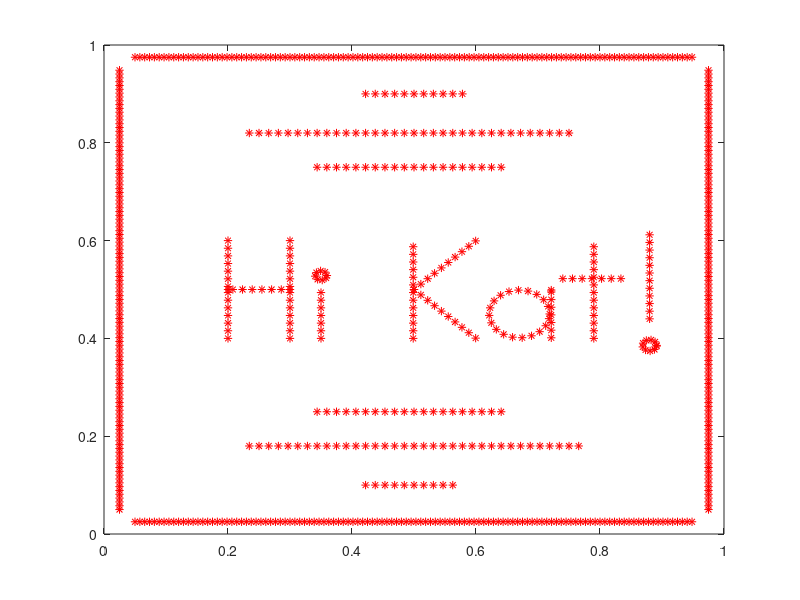
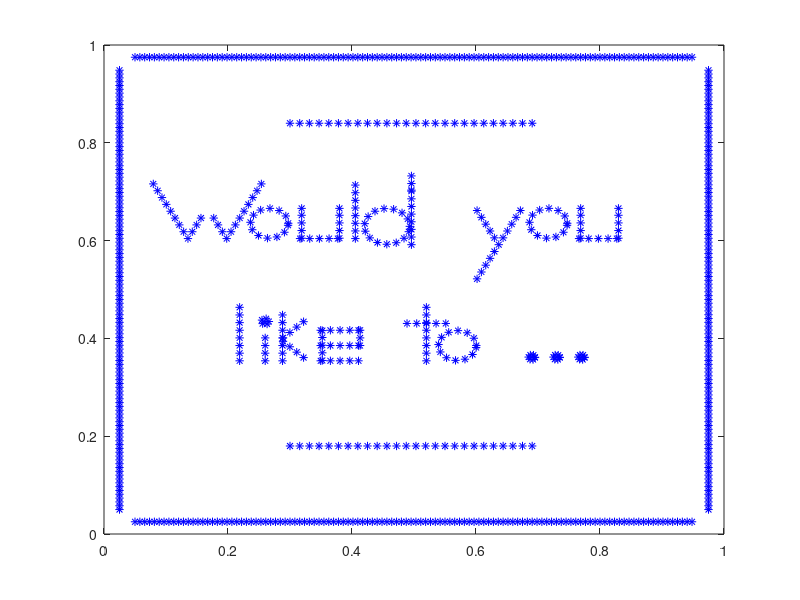
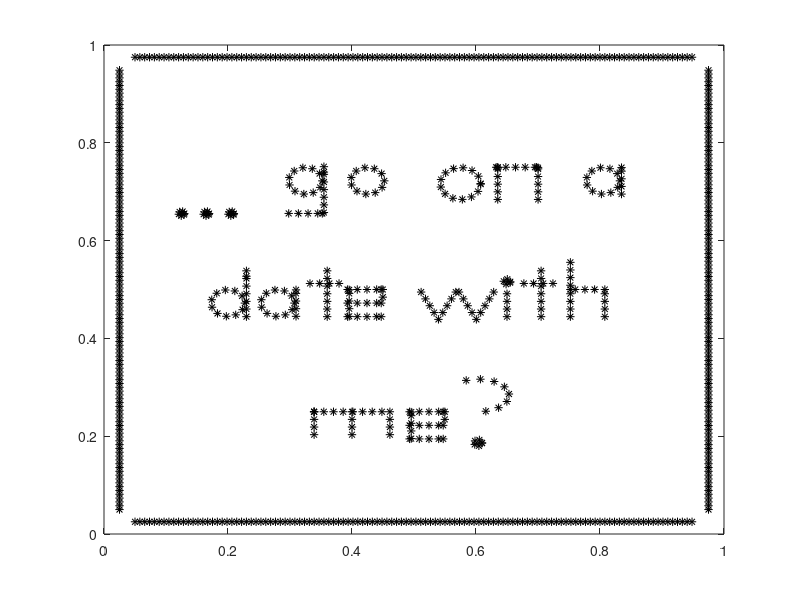

The MATLAB source for these figures, in order:
%-------------------------------------------------------------------------------------------------------------------%
%
% IB2d is an Immersed Boundary Code (IB) for solving fully coupled non-linear 
% 	fluid-structure interaction models. This version of the code is based off of
%	Peskin's Immersed Boundary Method Paper in Acta Numerica, 2002.
%
% Author: Nicholas A. Battista
% Email:  nick.battista@unc.edu
% Date Created: May 27th, 2015
% Institution: UNC-CH
%
% This code is capable of creating Lagrangian Structures using:
% 	1. Springs
% 	2. Beams (*torsional springs)
% 	3. Target Points
%	4. Muscle-Model (combined Force-Length-Velocity model, "HIll+(Length-Tension)")
%
% One is able to update those Lagrangian Structure parameters, e.g., spring constants, resting %%	lengths, etc
% 
% There are a number of built in Examples, mostly used for teaching purposes. 
% 
% If you would like us %to add a specific muscle model, please let Nick (nick.battista@unc.edu) know.
%
%--------------------------------------------------------------------------------------------------------------------%

%%%%%%%%%%%%%%%%%%%%%%%%%%%%%%%%%%%%%%%%%%%%%%%%%%%%%%%%%%%%%%%%%%%%%%%%%%%%%%%%%%%%%%
%
% FUNCTION: creates the RUBBERBAND-EXAMPLE geometry and prints associated input files
%
%%%%%%%%%%%%%%%%%%%%%%%%%%%%%%%%%%%%%%%%%%%%%%%%%%%%%%%%%%%%%%%%%%%%%%%%%%%%%%%%%%%%%%

function Dear_KC()

%
% Grid Parameters (MAKE SURE MATCHES IN input2d !!!)
%
Nx =  32;        % # of Eulerian Grid Pts. in x-Direction (MUST BE EVEN!!!)
Ny =  32;        % # of Eulerian Grid Pts. in y-Direction (MUST BE EVEN!!!)
Lx = 1.0;        % Length of Eulerian Grid in x-Direction
Ly = 1.0;        % Length of Eulerian Grid in y-Direction
ds = Lx/(2*Nx);  % Spatial step!


% Immersed Structure Geometric / Dynamic Parameters %
N = 2*Nx;        % Number of Lagrangian Pts. (2x resolution of Eulerian grid)
ds_Rest = 0;     % Resting length of springs
struct_name = 'dear_KC'; % Name for .vertex, .spring, etc files.

% Line on top and bottom of geometry
ds2 = 0.5*ds;
xLine = Lx/20:ds2:0.95*Lx;
yLineB = 0.025*Lx*ones(1,length(xLine));
yLineT= 0.975*Lx*ones(1,length(xLine));

xSq = [xLine xLine yLineB yLineT];
ySq = [yLineB yLineT xLine xLine];

% Call function to construct geometry
[x1,y1] = give_Me_Immsersed_Boundary_Geometry_1(Lx,Nx,ds);
x1 = [x1 xSq];
y1 = [y1 ySq];

% Call function to construct geometry
[x2,y2] = give_Me_Immsersed_Boundary_Geometry_2(Lx,Nx,ds);
x2 = [x2 xSq];
y2 = [y2 ySq];

% Call function to construct geometry
[x3,y3] = give_Me_Immsersed_Boundary_Geometry_3(Lx,Nx,ds);
x3 = [x3 xSq];
y3 = [y3 ySq];

size(x1)
size(x2)
size(x3)

% Plot Geometry to test BEFORE taking out pts.
figure(1)
plot(x1,y1,'r*'); hold on;
axis([0 Lx 0 Ly]);

figure(2)
plot(x2,y2,'b*'); hold on;
axis([0 Lx 0 Ly]);

figure(3)
plot(x3,y3,'k*'); hold on;
axis([0 Lx 0 Ly]);


% Print files to .txt files
please_Print_Vertices_To_File(x1,y1,x2,y2,x3,y3)

% Prints .vertex file!
print_Lagrangian_Vertices(x1,y1,struct_name);


% Prints .spring file!
%k_Spring = 1e7;
%print_Lagrangian_Springs(xLag,yLag,k_Spring,ds_Rest,struct_name);


% Prints .beam file!
%k_Beam = 0.5; C = 0.0;
%print_Lagrangian_Beams(xLag,yLag,k_Beam,C,struct_name);


% Prints .target file!
k_Target = 5e6;
print_Lagrangian_Target_Pts(x1,k_Target,struct_name);

%%%%%%%%%%%%%%%%%%%%%%%%%%%%%%%%%%%%%%%%%%%%%%%%%%%%%%%%%%%%%%%%%%%%%%%%
%
% FUNCTION: prints VERTEX points to a file called rubberband.vertex
%
%%%%%%%%%%%%%%%%%%%%%%%%%%%%%%%%%%%%%%%%%%%%%%%%%%%%%%%%%%%%%%%%%%%%%%%%

function print_Lagrangian_Vertices(xLag,yLag,struct_name)

    N = length(xLag);

    vertex_fid = fopen([struct_name '.vertex'], 'w');

    fprintf(vertex_fid, '%d\n', N );

    %Loops over all Lagrangian Pts.
    for s = 1:N
        X_v = xLag(s);
        Y_v = yLag(s);
        fprintf(vertex_fid, '%1.16e %1.16e\n', X_v, Y_v);
    end

    fclose(vertex_fid); 
    
    %%%%%%%%%%%%%%%%%%%%%%%%%%%%%%%%%%%%%%%%%%%%%%%%%%%%%%%%%%%%%%%%%%%%%%%%
%
% FUNCTION: prints Vertex points to a file called rubberband.vertex
%
%%%%%%%%%%%%%%%%%%%%%%%%%%%%%%%%%%%%%%%%%%%%%%%%%%%%%%%%%%%%%%%%%%%%%%%%

function print_Lagrangian_Target_Pts(xLag,k_Target,struct_name)

    N = length(xLag);

    target_fid = fopen([struct_name '.target'], 'w');

    fprintf(target_fid, '%d\n', N );

    %Loops over all Lagrangian Pts.
    for s = 1:N
        if s > 284
            k_Target = 2e9;
        end
        fprintf(target_fid, '%d %1.16e\n', s, k_Target);
    end

    fclose(target_fid); 
    
    
%%%%%%%%%%%%%%%%%%%%%%%%%%%%%%%%%%%%%%%%%%%%%%%%%%%%%%%%%%%%%%%%%%%%%%%%%%%%%%%%%%%%%
%
% FUNCTION: prints BEAM (Torsional Spring) points to a file called rubberband.beam
%
%%%%%%%%%%%%%%%%%%%%%%%%%%%%%%%%%%%%%%%%%%%%%%%%%%%%%%%%%%%%%%%%%%%%%%%%%%%%%%%%%%%%%

function print_Lagrangian_Beams(xLag,yLag,k_Beam,C,struct_name)

    % k_Beam: beam stiffness
    % C: beam curvature
    
    N = length(xLag); % NOTE: Total number of beams = Number of Total Lag Pts. - 2

    beam_fid = fopen([struct_name '.beam'], 'w');

    fprintf(beam_fid, '%d\n', N );

    %spring_force = kappa_spring*ds/(ds^2);

    %BEAMS BETWEEN VERTICES
    for s = 2:N-1
            if  s <= N-1         
                fprintf(beam_fid, '%d %d %d %1.16e %1.16e\n',s-1, s, s+1, k_Beam, C);  
            else
                %Case s=N
                fprintf(beam_fid, '%d %d %d %1.16e %1.16e\n',s-1, s, 1,   k_Beam, C);  
            end
    end
    fclose(beam_fid); 


%%%%%%%%%%%%%%%%%%%%%%%%%%%%%%%%%%%%%%%%%%%%%%%%%%%%%%%%%%%%%%%%%%%%%%%%
%
% FUNCTION: prints SPRING points to a file called rubberband.spring
%
%%%%%%%%%%%%%%%%%%%%%%%%%%%%%%%%%%%%%%%%%%%%%%%%%%%%%%%%%%%%%%%%%%%%%%%%

function print_Lagrangian_Springs(xLag,yLag,k_Spring,ds_Rest,struct_name)

    N = length(xLag);

    spring_fid = fopen([struct_name '.spring'], 'w');

    fprintf(spring_fid, '%d\n', N );

    %spring_force = kappa_spring*ds/(ds^2);

    %SPRINGS BETWEEN VERTICES
    for s = 1:N
            if s < N         
                fprintf(spring_fid, '%d %d %1.16e %1.16e\n', s, s+1, k_Spring, ds_Rest);  
            else
                %Case s=N
                fprintf(spring_fid, '%d %d %1.16e %1.16e\n', s, 1,   k_Spring, ds_Rest);  
            end
    end
    fclose(spring_fid); 
    
    

%%%%%%%%%%%%%%%%%%%%%%%%%%%%%%%%%%%%%%%%%%%%%%%%%%%%%%%%%%%%%%%%%%%%%%%%
%
% FUNCTION: creates the Lagrangian structure geometry for PHASE 1
%           msg: "Hi KC!!"
%
%%%%%%%%%%%%%%%%%%%%%%%%%%%%%%%%%%%%%%%%%%%%%%%%%%%%%%%%%%%%%%%%%%%%%%%%

function [xLag,yLag] = give_Me_Immsersed_Boundary_Geometry_1(Lx,Nx,ds)

% The immsersed structure message #1: Hi KC!! %
len = Lx/5;

xC = -Lx/4;
yC = -Lx/2;
[xH,yH] = give_Me_The_Letter_Please(ds,len,'H',xC,yC);
[xi,yi] = give_Me_The_Letter_Please(ds,len,'i',xC-0.1,yC);
[xK,yK] = give_Me_The_Letter_Please(ds,len,'K',xC-0.3,yC);
%[xCap,yCap] = give_Me_The_Letter_Please(ds,len,'C',xC-0.46,yC);
[xa,ya] = give_Me_The_Letter_Please(ds,len,'a',xC-0.42,yC);
[xt,yt] = give_Me_The_Letter_Please(ds,len,'t',xC-0.54,yC);
%[xEx1,yEx1] = give_Me_The_Letter_Please(ds,1.2*len,'!',xC-0.54,yC);
[xEx2,yEx2] = give_Me_The_Letter_Please(ds,1.2*len,'!',xC-0.63,yC);

xBL2 =  0:ds:Lx/4+3*ds;  xBL2 = xBL2 + 3/8*Lx - 2*ds;
yTL2 =  0.75*ones(1,length(xBL2));
yBL2 =  0.25*ones(1,length(xBL2));

xBL = 0:ds:Lx/2+2*ds; xBL = xBL + Lx/4 - ds;
yTL = 0.82*ones(1,length(xBL));
yBL = 0.18*ones(1,length(xBL));

xBL3 = 0:ds:Lx/8+2*ds; xBL3 = xBL3 + 7/16*Lx -ds;
yBL3 = 0.9*ones(1,length(xBL3));
yTL3 = 0.1*ones(1,length(xBL3));


xLag = [xH xi xK xa xt xEx2 xBL xBL2 xBL3 xBL(1:end-1) xBL2 xBL3(1:end-1)];
yLag = [yH yi yK ya yt yEx2 yBL yBL2 yBL3 yTL(1:end-1) yTL2 yTL3(1:end-1)];

% plot(xH,yH,'r*'); hold on;
% plot(xi,yi,'r*'); hold on;
% plot(xK,yK,'r*'); hold on;
% plot(xa,ya,'r*'); hold on;
% plot(xt,yt,'r*'); hold on;
% plot(xEx2,yEx2,'r*'); hold on;
% axis([0 Lx 0 Lx]);


%%%%%%%%%%%%%%%%%%%%%%%%%%%%%%%%%%%%%%%%%%%%%%%%%%%%%%%%%%%%%%%%%%%%%%%%
%
% FUNCTION: creates the Lagrangian structure geometry for PHASE 2
%           msg: "Would you like to ..."
%
%%%%%%%%%%%%%%%%%%%%%%%%%%%%%%%%%%%%%%%%%%%%%%%%%%%%%%%%%%%%%%%%%%%%%%%%

function [xLag,yLag] = give_Me_Immsersed_Boundary_Geometry_2(Lx,Nx,ds)

% The immsersed structure message #1: Hi KC!! %
len = Lx/8;

xC = -Lx/6;
yC = -2*Lx/3;
[xW,yW] = give_Me_The_Letter_Please(ds,len,'W',xC,yC);
[xo,yo] = give_Me_The_Letter_Please(ds,len,'o',xC-0.1,yC);
[xu,yu] = give_Me_The_Letter_Please(ds,len,'u',xC-0.18,yC);
[xl,yl] = give_Me_The_Letter_Please(ds,len,'l',xC-0.27,yC);
[xd,yd] = give_Me_The_Letter_Please(ds,1.2*len,'d',xC-0.29,yC);

[xy,yy] = give_Me_The_Letter_Please(ds,1.2*len,'y',xC-0.47,yC);
[xo2,yo2] = give_Me_The_Letter_Please(ds,len,'o',xC-0.55,yC);
[xu2,yu2] = give_Me_The_Letter_Please(ds,len,'u',xC-0.63,yC);

xC = -Lx/4;
yC = -1*Lx/4 - Lx/6;
[xl2,yl2] = give_Me_The_Letter_Please(ds,len,'l',xC,yC);
[xi,yi] = give_Me_The_Letter_Please(ds,len,'i',xC-0.01,yC);
[xk,yk] = give_Me_The_Letter_Please(ds,len,'k',xC-0.07,yC);
[xe,ye] = give_Me_The_Letter_Please(ds,len,'e',xC-0.13,yC);

[xt,yt] = give_Me_The_Letter_Please(ds,len,'t',xC-0.27,yC);
[xo3,yo3] = give_Me_The_Letter_Please(ds,len,'o',xC-0.32,yC);

yC = -1*Lx/5 - Lx/6;
[xo4,yo4] = give_Me_The_Letter_Please(ds/3,len/6,'o',xC-0.44,yC);
[xo5,yo5] = give_Me_The_Letter_Please(ds/3,len/6,'o',xC-0.48,yC);
[xo6,yo6] = give_Me_The_Letter_Please(ds/3,len/6,'o',xC-0.52,yC);

xBL = 0:ds:Lx/2.5; xBL = xBL + 3/10*Lx;
yTL = 0.84*ones(1,length(xBL));
yBL = 0.18*ones(1,length(xBL));


xLag = [xW xo xu xl xd xy xo2 xu2 xl2 xi xk xe xt xo3 xo4 xo5 xo6 xBL xBL];
yLag = [yW yo yu yl yd yy yo2 yu2 yl2 yi yk ye yt yo3 yo4 yo5 yo6 yTL yBL];

% plot(xW,yW,'r*'); hold on;
% plot(xo,yo,'r*'); hold on;
% plot(xu,yu,'r*'); hold on;
% plot(xl,yl,'r*'); hold on;
% plot(xd,yd,'r*'); hold on;
% 
% plot(xy,yy,'r*'); hold on;
% plot(xo2,yo2,'r*'); hold on;
% plot(xu2,yu2,'r*'); hold on;
% 
% plot(xl2,yl2,'r*'); hold on;
% plot(xi,yi,'r*'); hold on;
% plot(xk,yk,'r*'); hold on;
% plot(xe,ye,'r*'); hold on;
% 
% plot(xt,yt,'r*'); hold on;
% plot(xo3,yo3,'r*'); hold on;
% 
% plot(xo4,yo4,'r*'); hold on;
% plot(xo5,yo5,'r*'); hold on;
% plot(xo6,yo6,'r*'); hold on;
% axis([0 Lx 0 Lx]);



%%%%%%%%%%%%%%%%%%%%%%%%%%%%%%%%%%%%%%%%%%%%%%%%%%%%%%%%%%%%%%%%%%%%%%%%
%
% FUNCTION: creates the Lagrangian structure geometry for PHASE 2
%           msg: "Would you like to ..."
%
%%%%%%%%%%%%%%%%%%%%%%%%%%%%%%%%%%%%%%%%%%%%%%%%%%%%%%%%%%%%%%%%%%%%%%%%

function [xLag,yLag] = give_Me_Immsersed_Boundary_Geometry_3(Lx,Nx,ds)

% The immsersed structure message #1: Hi KC!! %
len = Lx/9;

xC = -Lx/8;
yC = -3*Lx/4;
shift = 0.2;

[xo4,yo4] = give_Me_The_Letter_Please(ds/3,len/6,'o',xC,yC+0.09);
[xo5,yo5] = give_Me_The_Letter_Please(ds/3,len/6,'o',xC-0.04,yC+0.09);
[xo6,yo6] = give_Me_The_Letter_Please(ds/3,len/6,'o',xC-0.08,yC+0.09);

[xg,yg] = give_Me_The_Letter_Please(ds,len,'g',xC-shift,yC);
[xo,yo] = give_Me_The_Letter_Please(ds,len,'o',xC-0.1-shift,yC);

[xo2,yo2] = give_Me_The_Letter_Please(ds,1.2*len,'o',xC-0.25-shift,yC);
[xn,yn] = give_Me_The_Letter_Please(ds,1.2*len,'n',xC-0.34-shift,yC);

[xa,ya] = give_Me_The_Letter_Please(ds,len,'a',xC-0.48-shift,yC);


xC = -Lx/5;
yC = -Lx/2;
[xd,yd] = give_Me_The_Letter_Please(ds,len,'d',xC,yC);
[xa2,ya2] = give_Me_The_Letter_Please(ds,len,'a',xC-0.08,yC);
[xt,yt] = give_Me_The_Letter_Please(ds,len,'t',xC-0.16,yC);
[xe,ye] = give_Me_The_Letter_Please(ds,len,'e',xC-0.22,yC);

[xw,yw] = give_Me_The_Letter_Please(ds,1.1*len,'w',xC-0.37,yC);
[xi,yi] = give_Me_The_Letter_Please(ds,len,'i',xC-0.45,yC);
[xt2,yt2] = give_Me_The_Letter_Please(ds,len,'t',xC-0.505,yC);
[xh,yh] = give_Me_The_Letter_Please(ds,len,'h',xC-0.58,yC);

xC = -Lx/2.5;
yC = -Lx/4;
[xm,ym] = give_Me_The_Letter_Please(ds,1.1*len,'m',xC,yC);
[xe2,ye2] = give_Me_The_Letter_Please(ds,len,'e',xC-0.12,yC);
[xQU,yQU] = give_Me_The_Letter_Please(ds,1.2*len,'?',xC-0.22,yC);

xLag = [xo4 xo5 xo6 xg xo xo2 xn xa xd xa2 xt xe xw xi xt2 xh xm xe2 xQU];
yLag = [yo4 yo5 yo6 yg yo yo2 yn ya yd ya2 yt ye yw yi yt2 yh ym ye2 yQU];


% plot(xo4,yo4,'r*'); hold on;
% plot(xo5,yo5,'r*'); hold on;
% plot(xo6,yo6,'r*'); hold on;
% 
% plot(xg,yg,'r*'); hold on;
% plot(xo,yo,'r*'); hold on;
% 
% plot(xo2,yo2,'r*'); hold on;
% plot(xn,yn,'r*'); hold on;
% 
% plot(xa,ya,'r*'); hold on;
% 
% plot(xd,yd,'r*'); hold on;
% plot(xa2,ya2,'r*'); hold on;
% plot(xt,yt,'r*'); hold on;
% plot(xe,ye,'r*'); hold on;
% 
% plot(xw,yw,'r*'); hold on;
% plot(xi,yi,'r*'); hold on;
% plot(xt2,yt2,'r*'); hold on;
% plot(xh,yh,'r*'); hold on;
% 
% plot(xm,ym,'r*'); hold on;
% plot(xe2,ye2,'r*'); hold on;
% plot(xQU,yQU,'r*'); hold on;
% 
% axis([0 Lx 0 Lx]);




%%%%%%%%%%%%%%%%%%%%%%%%%%%%s%%%%%%%%%%%%%%%%%%%%%%%%%%%%%%%%%%%%%%%%%%%%
%
% FUNCTION: creates the Lagrangian structure geometry for the Heart
%
%%%%%%%%%%%%%%%%%%%%%%%%%%%%%%%%%%%%%%%%%%%%%%%%%%%%%%%%%%%%%%%%%%%%%%%%

function [xLag,yLag] = give_Me_Immsersed_Boundary_Geometry_Heart(Lx,Nx,frac,Nb)

% The immsersed structure is a heart %
ds = 2*pi/(Nb-1);
tVec = 0:ds:2*pi;

for i=1:length(tVec)
    t = tVec(i);
    xLag(i)	=	16*sin(t)^3;
    yLag(i)	=	13*cos(t)-5*cos(2*t)-2*cos(3*t)-cos(4*t);
end

xLag = frac*xLag + 0.5;
yLag = frac*yLag + 0.5;


%%%%%%%%%%%%%%%%%%%%%%%%%%%%%%%%%%%%%%%%%%%%%%%%%%%%%%%%%%%%%%%%%%%%%%%%
%
% FUNCTION: creates the Lagrangian structure geometry for PHASE 2 
%
%%%%%%%%%%%%%%%%%%%%%%%%%%%%%%%%%%%%%%%%%%%%%%%%%%%%%%%%%%%%%%%%%%%%%%%%

function [xLag,yLag] = give_Me_Immsersed_Boundary_Geometry_4(Lx,Nx,frac,Nb)

% The immsersed structure is a heart %
ds = 2*pi/(Nb-1);
tVec = 0:ds:2*pi;
for i=1:length(tVec)
    t = tVec(i);
    r(i) = 1 - sin(t);
    xLag(i)	=	r(i)*cos(t);
    yLag(i)	=	r(i)*sin(t);
end

xLag = frac*xLag;
yLag = frac*yLag;

minY = min(yLag);
yLag = yLag - 3*minY/8;


%%%%%%%%%%%%%%%%%%%%%%%%%%%%%%%%%%%%%%%%%%%%%%%%%%%%%%%%%%%%%%%%%%%%%%%%
%
% FUNCTION: take out Lagrangian Pts.
%
%%%%%%%%%%%%%%%%%%%%%%%%%%%%%%%%%%%%%%%%%%%%%%%%%%%%%%%%%%%%%%%%%%%%%%%%

function [x1,y1,x2,y2] = please_Take_Out_Points(x1,y1,x2,y2)

n1 = 50;
n2 = 70;

x1 = [x1(1:n1) x1(n2:end)];
y1 = [y1(1:n1) y1(n2:end)];

x2 = [x2(1:n1) x2(n2:end)];
y2 = [y2(1:n1) y2(n2:end)];


%%%%%%%%%%%%%%%%%%%%%%%%%%%%%%%%%%%%%%%%%%%%%%%%%%%%%%%%%%%%%%%%%%%%%%%%
%
% FUNCTION: prints all Vertices to File
%
%%%%%%%%%%%%%%%%%%%%%%%%%%%%%%%%%%%%%%%%%%%%%%%%%%%%%%%%%%%%%%%%%%%%%%%%

function please_Print_Vertices_To_File(X1,Y1,X2,Y2,X3,Y3)

fileID = fopen('All_Positions.txt','w');
for j=1:length(X1)
    fprintf(fileID,'%1.16e %1.16e %1.16e %1.16e %1.16e %1.16e %1.16e %1.16e\n', X1(j),Y1(j),X2(j),Y2(j),X3(j),Y3(j),X3(j),Y3(j) );
end
fclose(fileID);

%%%%%%%%%%%%%%%%%%%%%%%%%%%%%%%%%%%%%%%%%%%%%%%%%%%%%%%%%%%%%%%%%%%%%%%%%
%
% FUNCTION: give me the letter!!!!!
%
%%%%%%%%%%%%%%%%%%%%%%%%%%%%%%%%%%%%%%%%%%%%%%%%%%%%%%%%%%%%%%%%%%%%%%%%%

function [x,y] = give_Me_The_Letter_Please(ds,len,letter,xC,yC)

if strcmp(letter,'a')
    r = len/4.1;
    dt = ds/r;
    theta = 0:dt:2*pi;
    for i=1:length(theta)
       xA(i) = r*cos(theta(i)) - xC;
       yA(i) = r*sin(theta(i)) - yC - len/4;
    end
    
    yLine = [-r:ds:r r]; yLine = yLine - yC - len/4;
    xLine = r*ones(1,length(yLine)) - (xC-ds/6);
    
    x = [xA xLine];
    y = [yA yLine];

elseif strcmp(letter,'C')
    
    r = len/2;
        dt = ds/r;
    theta = pi/2:dt:pi-0.25*dt;
    theta = [theta pi -theta];
    for i=1:length(theta)
       x(i) = 3*r/4*cos(theta(i)) - xC;
       y(i) = r*sin(theta(i)) - yC;
    end
    
    xTB = 0:3*ds/4:len/6;
    xTB = xTB - xC;
    yT = r*ones(1,length(xTB))-yC;
    yB = -r*ones(1,length(xTB))-yC;
    x = [xTB x xTB];
    y = [yT y yB];
    
elseif strcmp(letter,'d')
    
    r = len/4.1;
    dt = ds/r;
    theta = 0:dt:2*pi;
    for i=1:length(theta)
       xA(i) = r*cos(theta(i)) - xC;
       yA(i) = r*sin(theta(i)) - yC - len/4;
    end
    
    yLine = [-len/2:ds:len/2.25 r]; yLine = yLine - yC;
    xLine = r*ones(1,length(yLine)) - (xC-ds/6);
    
    x = [xA xLine];
    y = [yA yLine];
    
 elseif strcmp(letter,'e')
        
    r = len/4.1;
    yV = [-r:ds:r r]; 
    xH = yV - xC;
    yH = zeros(1,length(xH)) - yC;
    yH2 = yH - len/4;
    yH3 = yH - len/2;
    
    yV = yV - yC - len/4;
    xV = r*ones(1,length(yV));
    
    yV3 = 0:-ds:-len/4;
    yV3 = yV3 - yC;
    xV3 = r*ones(1,length(yV3));
        
    x = [-xV-(xC-ds/6) xH xV3-(xC-ds/6) xH xH];
    y = [yV yH yV3 yH2 yH3];
           
    
elseif strcmp(letter,'g')
    
    r = len/4.1;
    dt = ds/r;
    theta = 0:dt:2*pi;
    for i=1:length(theta)
       xA(i) = r*cos(theta(i)) - xC;
       yA(i) = r*sin(theta(i)) - yC - len/4;
    end
    
    yLine = [-len/2:ds:len/2.25 r]; yLine = yLine - yC - len/3;
    xLine = r*ones(1,length(yLine)) - (xC-ds/6);
    
    yV = [-r:ds:r r]; 
    xH = yV - xC;
    yH = zeros(1,length(xH)) - yC - 0.85*len;
    
    x = [xA xLine xH];
    y = [yA yLine yH];
    
elseif strcmp(letter,'h')

   yLine = -len/2:ds:0-ds/4;
   yLine = [yLine 0 -yLine];
   yLine1 = yLine - yC;
   xLine1 = 1/2*len/2*ones(1,length(yLine1));
   
   yLine2 = -len/2:ds:0-ds/4;
   yLine2 = [yLine2 0];
   yLine2 = yLine2 - yC;
   xLine2 = 1/2*len/2*ones(1,length(yLine2));
   
   xH = (-1/2*len/2+ds/2:ds:1/2*len/2-ds/4);
   xH = xH - xC;
   yH = zeros(1,length(xH)) - yC;
   
   x = [-xLine1-xC xH xLine2-xC];
   y = [yLine1 yH yLine2];    
   
elseif strcmp(letter,'H')
   yLine = -len/2:ds:0-ds/4;
   yLine = [yLine 0 -yLine];
   yLine = yLine - yC;
   xLine = 1/2*len/2*ones(1,length(yLine));
   xH = (-1/2*len/2+ds/2:ds:1/2*len/2-ds/4);
   xH = xH - xC;
   yH = zeros(1,length(xH)) - yC;
   
   x = [-xLine-xC xH xLine-xC];
   y = [yLine yH yLine];
   
elseif strcmp(letter,'i')
    
   yLine = -len/2:ds:0-ds/4;
   yLine = yLine - yC;
   xLine = zeros(1,length(yLine)) - xC; 
   
    r = len/21;
    dt = ds/(2*r);
    theta = 0:dt:2*pi;
    for i=1:length(theta)
       xDot(i) = r*cos(theta(i)) - xC;
       yDot(i) = r*sin(theta(i)) - yC + len/7;
    end
    
    x = [xLine xDot];
    y = [yLine yDot];
    

elseif strcmp(letter,'k')
    
   yLine = -len/2:ds:len/2;
   yLine = yLine - yC;
   xLine = zeros(1,length(yLine)) -xC-len/3.9;

   XD = 0:ds:len/sqrt(2);
   YD = zeros(1,length(XD));
   
   %rotate!
   for i=1:length(XD)
      xDt(i) = XD(i)*cos(pi/4)-YD(i)*sin(pi/4);
      yDt(i) = XD(i)*sin(pi/4)+YD(i)*cos(pi/4);
      
      xDb(i) = XD(i)*cos(pi/4)-YD(i)*sin(-pi/4);
      yDb(i) = XD(i)*sin(-pi/4)+YD(i)*cos(pi/4);
   end
   xDt = xDt - xC - len/4;
   yDt = yDt - yC;
   
   xDb = xDb - xC - len/4;
   yDb = yDb - yC;
   
   x = [xLine(1:ceil(0.75*end)) xDt(1:ceil(2*end/3)) xDb(1:ceil(2*end/3))];
   y = [yLine(1:ceil(0.75*end)) yDt(1:ceil(2*end/3))-len/8 yDb(1:ceil(2*end/3))-len/5.5];
    
elseif strcmp(letter,'K')
    
   yLine = -len/2:ds:len/2;
   yLine = yLine - yC;
   xLine = zeros(1,length(yLine)) -xC-len/3.9;

   XD = 0:ds:len/sqrt(2);
   YD = zeros(1,length(XD));
   
   %rotate!
   for i=1:length(XD)
      xDt(i) = XD(i)*cos(pi/4)-YD(i)*sin(pi/4);
      yDt(i) = XD(i)*sin(pi/4)+YD(i)*cos(pi/4);
      
      xDb(i) = XD(i)*cos(pi/4)-YD(i)*sin(-pi/4);
      yDb(i) = XD(i)*sin(-pi/4)+YD(i)*cos(pi/4);
   end
   xDt = xDt - xC - len/4;
   yDt = yDt - yC;
   
   xDb = xDb - xC - len/4;
   yDb = yDb - yC;
   
   x = [xLine xDt xDb];
   y = [yLine yDt yDb];

 
elseif strcmp(letter,'l')
    
   yLine = -len/2:ds:len/2.25;
   yLine = yLine - yC;
   xLine = 1/2*len/2*ones(1,length(yLine));

   x = -xLine-xC;
   y = yLine;

elseif strcmp(letter,'m')
        
    r = len/2;
    xH = -r:ds:r;  xH = xH - xC;
    yH = zeros(1,length(xH)) - yC;
    yV = 0:-ds:-len/2; yV = yV - yC;
    xV = -r*ones(1,length(yV)) - xC;
    xV2 = zeros(1,length(yV)) - xC;
    xV3 = r*ones(1,length(yV)) - xC;
    
    yVS = 0:ds:len/12;
    yVS = yVS - yC;
    xVS = -r*ones(1,length(yVS)) - xC;
        
    x = [xVS xH xV xV2 xV3];
    y = [yVS yH yV yV yV];
    
elseif strcmp(letter,'n')
        
    r = len/4.1;
    yV = [-r:ds:r r]; 
    xH = yV - xC;
    yH = zeros(1,length(xH)) - yC;
    
    yV = yV - yC - len/4;
    xV = r*ones(1,length(yV));
    
    yV2 = 0:ds:len/12;
    yV2 = yV2 - yC;
    xV2 = r*ones(1,length(yV2));
        
    x = [-xV-(xC-ds/6) -xV2-(xC-ds/6) xH xV-(xC-ds/6)];
    y = [yV yV2 yH yV];
    
   
elseif strcmp(letter,'o')
       
    r = len/4.1;
    dt = ds/r;
    theta = 0:dt:2*pi;
    for i=1:length(theta)
       x(i) = r*cos(theta(i)) - xC;
       y(i) = r*sin(theta(i)) - yC - len/4;
    end
    
 elseif strcmp(letter,'r')
        
    r = len/4.1;
    yV = [-r:ds:r r]; 
    xH = yV - xC;
    yH = zeros(1,length(xH)) - yC;
    
    yV = yV - yC - len/4;
    xV = r*ones(1,length(yV));
    
    yV2 = 0:ds:len/12;
    yV2 = yV2 - yC;
    xV2 = r*ones(1,length(yV2));
    
    yV3 = 0:-ds:-len/10;
    yV3 = yV3 - yC;
    xV3 = r*ones(1,length(yV3));
        
    x = [-xV-(xC-ds/6) -xV2-(xC-ds/6) xH xV3-(xC-ds/6)];
    y = [yV yV2 yH yV3];
       
    
elseif strcmp(letter,'t')
    
   yLine = -len/2:ds:len/2.25;
   yLine = yLine - yC;
   xLine = zeros(1,length(yLine));

   xH = -len/4:ds:len/4;
   xH = xH-xC;
   yH = zeros(1,length(xH)) - yC + len/9;
   
   x = [xLine-xC xH];
   y = [yLine yH];
   
    
elseif strcmp(letter,'u')
        
    r = len/4.1;
    yV = [-r:ds:r r]; 
    xH = yV - xC;
    yH = zeros(1,length(xH)) - yC - len/2;
    
    yV = yV - yC - len/4;
    xV = r*ones(1,length(yV));
    
    x = [-xV-(xC-ds/6) xH xV-(xC-ds/6)];
    y = [yV yH yV];

elseif strcmp(letter,'v')
    
   XD = 0:ds:sqrt(5)*len/4;
   YD = zeros(1,length(XD));
   
   %rotate!
   ang = atan(2);
   for i=1:length(XD)
      xDr(i) = XD(i)*cos(ang)-YD(i)*sin(ang);
      yDr(i) = XD(i)*sin(ang)+YD(i)*cos(ang);
      
      xDL(i) = XD(i)*cos(pi-ang)-YD(i)*sin(pi-ang);
      yDL(i) = XD(i)*sin(pi-ang)+YD(i)*cos(pi-ang);
   end
   xDr = xDr - xC;
   yDr = yDr - yC - len/2;
 
   xDL = xDL - xC;
   yDL = yDL - yC - len/2;
 
   x = [xDL xDr(2:end)];
   y = [yDL yDr(2:end)];
   
elseif strcmp(letter,'w')
    
   XD = 0:ds:sqrt(5)*len/4;
   YD = zeros(1,length(XD));
   
   %rotate!
   ang = atan(2);
   for i=1:length(XD)
      xDr(i) = XD(i)*cos(ang)-YD(i)*sin(ang);
      yDr(i) = XD(i)*sin(ang)+YD(i)*cos(ang);
      
      xDL(i) = XD(i)*cos(pi-ang)-YD(i)*sin(pi-ang);
      yDL(i) = XD(i)*sin(pi-ang)+YD(i)*cos(pi-ang);
   end
   xDr = xDr - xC - len/4;
   yDr = yDr - yC - len/2;
 
   xDL = xDL - xC - len/4;
   yDL = yDL - yC - len/2;
 
   x = [xDL xDr(2:end) xDL+len/2 xDr(2:end)+len/2];
   y = [yDL yDr(2:end) yDL yDr(2:end)];   
   
elseif strcmp(letter,'W')
    
   XD = 0:ds:sqrt(5)*len/2;
   YD = zeros(1,length(XD));
   
   %rotate!
   ang = atan(2);
   for i=1:length(XD)
      xDr(i) = XD(i)*cos(ang)-YD(i)*sin(ang);
      yDr(i) = XD(i)*sin(ang)+YD(i)*cos(ang);
      
      xDL(i) = XD(i)*cos(pi-ang)-YD(i)*sin(pi-ang);
      yDL(i) = XD(i)*sin(pi-ang)+YD(i)*cos(pi-ang);
   end
   xDr = xDr - xC - len/4;
   yDr = yDr - yC - len/2;
 
   xDL = xDL - xC - len/4;
   yDL = yDL - yC - len/2;
 
   x = [xDL xDr(2:floor(end/2)) xDL(1:floor(end/2))+len/2 xDr(2:end)+len/2];
   y = [yDL yDr(2:floor(end/2)) yDL(1:floor(end/2))       yDr(2:end)];     
   
elseif strcmp(letter,'y')
    
   XD = 0:ds:sqrt(5)*len/4;
   YD = zeros(1,length(XD));
   
   %rotate!
   ang = atan(2);
   for i=1:length(XD)
      xDr(i) = XD(i)*cos(ang)-YD(i)*sin(ang);
      yDr(i) = XD(i)*sin(ang)+YD(i)*cos(ang);
      
      xDL(i) = XD(i)*cos(pi-ang)-YD(i)*sin(pi-ang);
      yDL(i) = XD(i)*sin(pi-ang)+YD(i)*cos(pi-ang);
      
      xB(i) = XD(i)*cos(pi+ang)-YD(i)*sin(pi+ang);
      yB(i) = XD(i)*sin(pi+ang)+YD(i)*cos(pi+ang);
   end
   xDr = xDr - xC;
   yDr = yDr - yC - len/2;
 
   xDL = xDL - xC;
   yDL = yDL - yC - len/2;
   
   xB = xB - xC;
   yB = yB - yC - len/2;
 
   x = [xDL xDr(2:end) xB(2:end)];
   y = [yDL yDr(2:end) yB(2:end)];
      
   
elseif strcmp(letter,'!')
    
   yLine = -len/4:ds:len/2;
   yLine = yLine - yC;
   xLine = zeros(1,length(yLine)) - xC; 
   
    r = len/21;
    dt = ds/(2*r);
    theta = 0:dt:2*pi;
    for i=1:length(theta)
       xDot(i) = r*cos(theta(i)) - xC;
       yDot(i) = r*sin(theta(i)) - yC - len/2.1;
    end
    
    x = [xLine xDot];
    y = [yLine yDot];  
    
elseif strcmp(letter,'?')
    
    %xT = 0:ds:len/8-ds; xT = xT - xC - len/4;
    %yT = zeros(1,length(xT)) - yC + len/2;

    r = len/4;
    dt = ds/r;
    theta = 1.25*pi/2:-dt:-pi/2;
    for i=1:length(theta)
       xL(i) = 1.5*r*cos(theta(i)) - xC - len/8;
       yL(i) = r*sin(theta(i)) - yC + len/4;
    end
    
    yV = -ds:-ds:-len/3.25;
    xV = zeros(1,length(yV)) - xC - len/8;
    
    r = len/21;
    dt = ds/(2*r);
    theta = 0:dt:2*pi;
    for i=1:length(theta)
       xDot(i) = r*cos(theta(i)) - xC -len/8;
       yDot(i) = r*sin(theta(i)) - yC - len/2.1;
    end
    
    x = [xL xV xDot];
    y = [yL yV yDot];  
 
end
